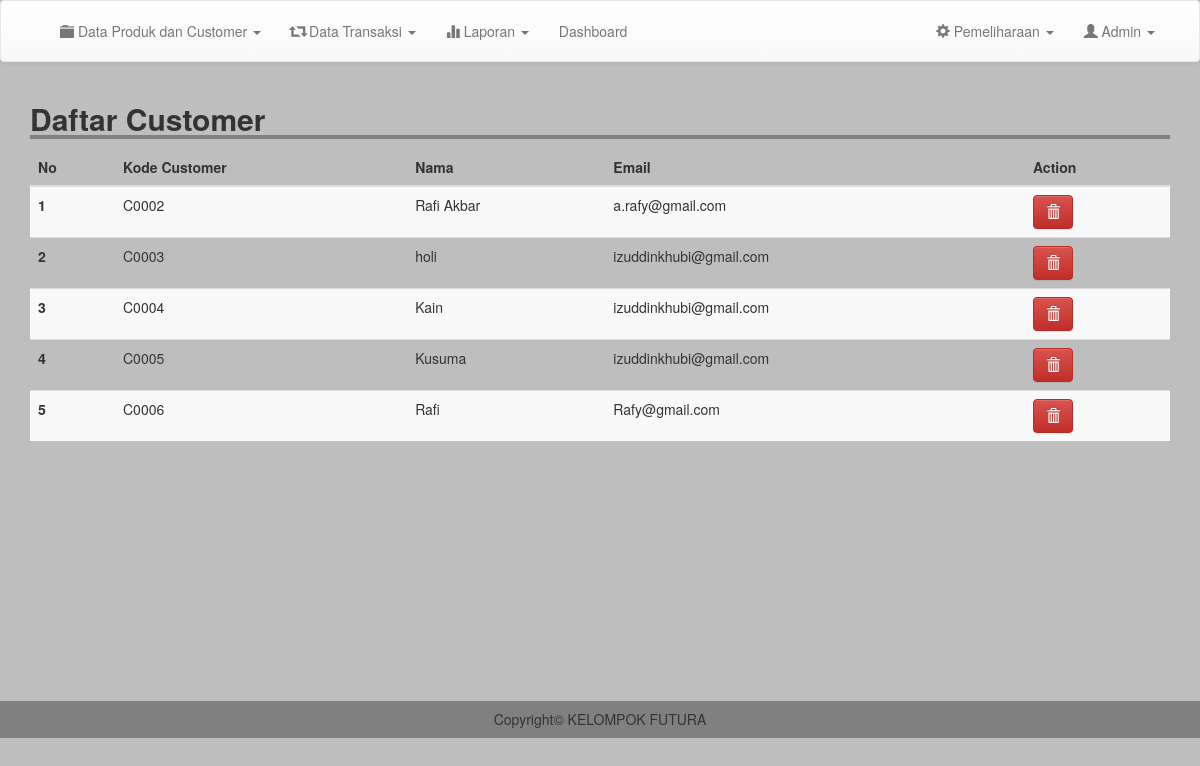
The app's page /admin/m_customer.php (signed in) with its own data.
### tables this page shows
CREATE TABLE `customer` (
  `kode_customer` varchar(100) NOT NULL,
  `nama` varchar(100) NOT NULL,
  `email` varchar(100) NOT NULL,
  `username` varchar(100) NOT NULL,
  `password` varchar(100) NOT NULL,
  `telp` varchar(200) NOT NULL
);

### admin/m_customer.php (the view, shortened to what this page needs)
<?php
include 'header.php';
?>
<div class="container">
	<h2 style=" width: 100%; border-bottom: 4px solid gray"><b>Daftar Customer</b></h2>
	<table class="table table-striped">
		<thead>
			<tr>
				<th scope="col">No</th>
				<th scope="col">Kode Customer</th>
				<th scope="col">Nama</th>
				<th scope="col">Email</th>
				<th scope="col">Action</th>
			</tr>
		</thead>
		<tbody>
			<?php
			$result = mysqli_query($conn, "SELECT * FROM customer order by kode_customer asc");
			$no =1;
			while ($row = mysqli_fetch_assoc($result)) {
				?>
				<tr>
					<th scope="row"><?php echo $no; ?></th>
					<td><?= $row['kode_customer'];  ?></td>
					<td><?= $row['nama'];  ?></td>
					<td><?= $row['email'];  ?></td>
					<td><a href="m_customer.php?kode=<?php echo $row['kode_customer'];?>&page=del" class="btn btn-danger" onclick="return confirm('Yakin Ingin Menghapus Data ?')"><i class="glyphicon glyphicon-trash"></i> </a></td>
				</tr>
				<?php
				$no++;
			}
			?>
		</tbody>
	</table>
</div>
<br>
<br>
<br>
<br>
<br>
<br>
<br>
<br>
<br>
<br>
<br>
<br>
<?php
include 'footer.php';
?>

### admin/header.php (shortened to what this page needs)
<!DOCTYPE html>
<html>
<head>
	<link rel="stylesheet" type="text/css" href="../css/bootstrap.min.css">
	<link rel="stylesheet" type="text/css" href="../css/style.css">
	<link rel="stylesheet" type="text/css" href="../css/bootstrap-theme.css">
</head>
<body>
	<nav class="navbar navbar-default" style="padding: 5px;">
		<div class="container">
			<div class="collapse navbar-collapse" id="bs-example-navbar-collapse-1">
				<ul class="nav navbar-nav navbar-left">
					<li class="dropdown">
						<a href="#" class="dropdown-toggle" data-toggle="dropdown" role="button" aria-haspopup="true" aria-expanded="false"><i class="glyphicon glyphicon-folder-close"></i> Data Produk dan Customer <span class="caret"></span></a>
					</li>
					<li class="dropdown">
						<a href="#" class="dropdown-toggle" data-toggle="dropdown" role="button" aria-haspopup="true" aria-expanded="false"><i class="glyphicon glyphicon-retweet"></i> Data Transaksi <span class="caret"></span></a>
					</li>
					<li class="dropdown">
						<a href="#" class="dropdown-toggle" data-toggle="dropdown" role="button" aria-haspopup="true" aria-expanded="false"><i class="glyphicon glyphicon-stats"></i> Laporan <span class="caret"></span></a>
					</li>
					<li><a href="halaman_utama.php">Dashboard</a></li>
				</ul>
				<ul class="nav navbar-nav navbar-right">
					<li class="dropdown">
						<a href="#" class="dropdown-toggle" data-toggle="dropdown" role="button" aria-haspopup="true" aria-expanded="false"><i class="glyphicon glyphicon-cog"></i> Pemeliharaan <span class="caret"></span></a>
					</li>
					<li class="dropdown">
						<a href="#" class="dropdown-toggle" data-toggle="dropdown" role="button" aria-haspopup="true" aria-expanded="false"><i class="glyphicon glyphicon-user"></i> Admin <span class="caret"></span></a>
					</li>
				</ul>
			</div>
		</div>
	</nav>

### admin/footer.php
<footer style="background-color: gray;padding: 1px;" class="print">
	<h5 class="text-center">Copyright&copy; KELOMPOK FUTURA</h5>
</footer>
</body>
</html>

### css/style.css (style rules this page uses)
body { margin:0; padding: 0; background-color: #bebebe; }

### records on screen
customer: kode_customer "C0002", nama "Rafi Akbar", email "a.rafy@gmail.com"
customer: kode_customer "C0003", nama "holi", email "izuddinkhubi@gmail.com"
customer: kode_customer "C0004", nama "Kain", email "izuddinkhubi@gmail.com"
customer: kode_customer "C0005", nama "Kusuma", email "izuddinkhubi@gmail.com"
customer: kode_customer "C0006", nama "Rafi", email "Rafy@gmail.com"
